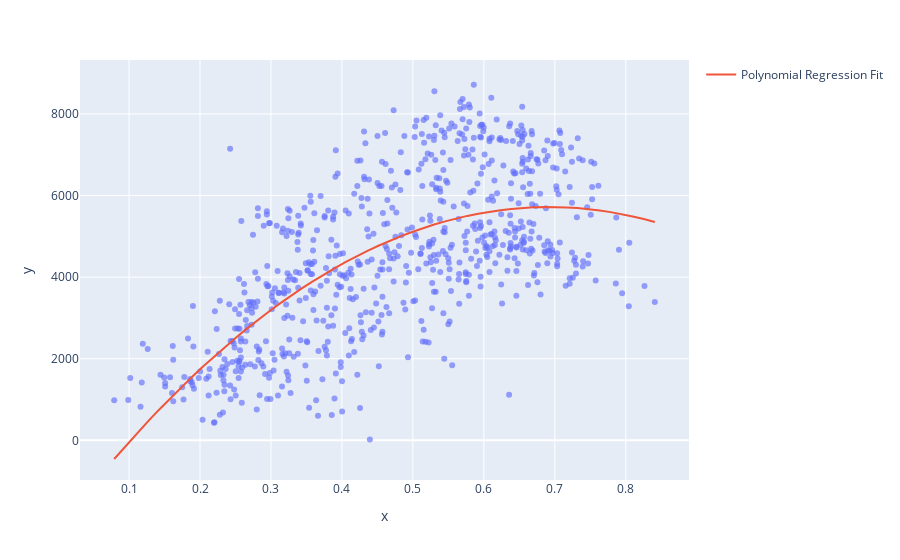

Notebook code for this chart:
### Code cell
import numpy as np
import plotly.express as px
import plotly.graph_objects as go
from sklearn.linear_model import LinearRegression

x_range=np.linspace(X['atemp'].min(),X['atemp'].max(),50)
y_range=poly_reg_model.predict(poly.fit_transform(x_range.reshape(-1,1)))

fig=px.scatter(x=X['atemp'],y=y,opacity=0.65)
fig.add_traces(go.Scatter(x=x_range,y=y_range,name='Polynomial Regression Fit'))
fig.show()

### Figure 1 — Plotly figure (JSON) as saved in the notebook; plotly's stock layout.template omitted (floating-point values rounded to 4 significant figures; data arrays with more than 128 entries replaced by an {"elided": "..."} marker saying what was removed)
{"data": [{"hovertemplate": "x=%{x}<br>y=%{y}<extra></extra>", "legendgroup": "", "marker": {"color": "#636efa", "opacity": 0.65, "symbol": "circle"}, "mode": "markers", "name": "", "orientation": "v", "showlegend": false, "type": "scatter", "x": {"elided": "731 float values"}, "xaxis": "x", "y": {"elided": "731 int values"}, "yaxis": "y"}, {"name": "Polynomial Regression Fit", "type": "scatter", "x": [0.07907, 0.09462, 0.1102, 0.1257, 0.1413, 0.1568, 0.1724, 0.1879, 0.2034, 0.219, 0.2345, 0.2501, 0.2656, 0.2812, 0.2967, 0.3123, 0.3278, 0.3434, 0.3589, 0.3745, 0.39, 0.4056, 0.4211, 0.4367, 0.4522, 0.4678, 0.4833, 0.4989, 0.5144, 0.5299, 0.5455, 0.561, 0.5766, 0.5921, 0.6077, 0.6232, 0.6388, 0.6543, 0.6699, 0.6854, 0.701, 0.7165, 0.7321, 0.7476, 0.7632, 0.7787, 0.7943, 0.8098, 0.8253, 0.8409], "y": [-457.8, -148.3, 153.3, 446.9, 732.5, 1010.0, 1280.0, 1542.0, 1796.0, 2041.0, 2279.0, 2509.0, 2731.0, 2945.0, 3151.0, 3350.0, 3540.0, 3722.0, 3896.0, 4062.0, 4221.0, 4371.0, 4513.0, 4648.0, 4774.0, 4893.0, 5004.0, 5106.0, 5201.0, 5288.0, 5366.0, 5437.0, 5500.0, 5555.0, 5602.0, 5641.0, 5672.0, 5695.0, 5710.0, 5717.0, 5716.0, 5707.0, 5691.0, 5666.0, 5633.0, 5593.0, 5544.0, 5488.0, 5423.0, 5351.0]}], "layout": {"legend": {"tracegroupgap": 0}, "margin": {"t": 60}, "xaxis": {"anchor": "y", "domain": [0, 1], "title": {"text": "x"}}, "yaxis": {"anchor": "x", "domain": [0, 1], "title": {"text": "y"}}}}
